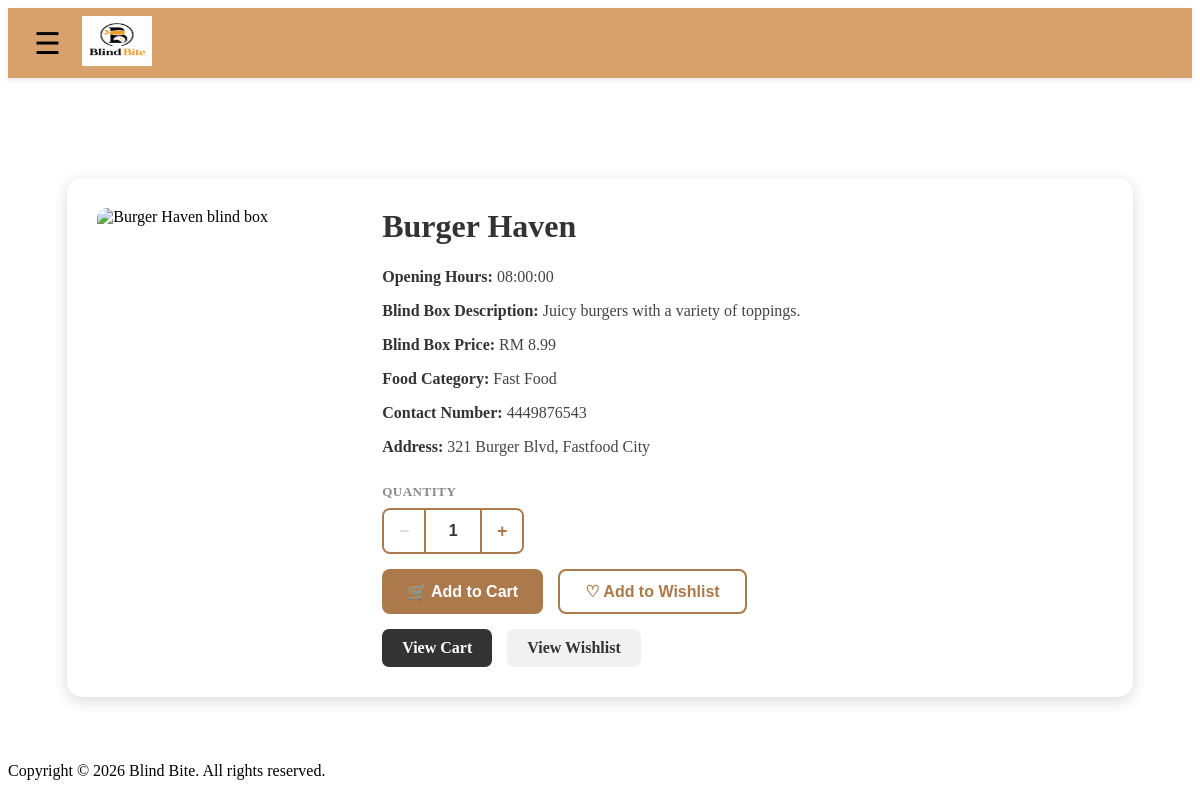
/pages/details.php?restaurant=Burger+Haven, run on the app's committed database.
### tables this page shows
CREATE TABLE restaurants (
    restaurant_name VARCHAR(100) PRIMARY KEY,
    restaurant_address VARCHAR(100) NOT NULL UNIQUE,
    restaurant_opening_hours TIME NOT NULL,
    restaurant_closing_hours TIME NOT NULL,
    restaurant_phone_number VARCHAR(20) NOT NULL UNIQUE,
    blind_box_price DECIMAL(10,2) NOT NULL,
    blind_box_description TEXT NOT NULL,
    blind_box_image VARCHAR(255) DEFAULT NULL,
    blind_box_food_category TEXT NOT NULL
);

### includes/restaurant_image.php (called while the page is built, shortened)
<?php
function restaurant_image_url(?string $filename): string
{
    $default_url = BASE_URL . '/images/BBbox.png';
    if (!$filename || basename($filename) !== $filename) {
        return $default_url;
    }
    return BASE_URL . '/images/restaurants/' . rawurlencode($filename);
}
?>

### pages/details.php (the view, shortened to what this page needs)
<?php
include '../config/db_connect.php';
$restaurant_name = isset($_GET['restaurant'])
    ? $_GET['restaurant']
    : '';
$sql = "
    SELECT *
    FROM restaurants
    WHERE restaurant_name = ?
";
$stmt = $conn->prepare($sql);
$stmt->bind_param(
    "s",
    $restaurant_name
);
$stmt->execute();
$result = $stmt->get_result();
if ($result->num_rows === 1) {
    $restaurant = $result->fetch_assoc();
} else {
    $restaurant = null;
}
include '../includes/header.php';
include '../includes/navigation.php';
?>
<main class="details-page">
    <div class="details-card">
        <?php if ($restaurant) : ?>
            <img
                src="<?php echo htmlspecialchars(restaurant_image_url($restaurant['blind_box_image'] ?? null)); ?>"
                width="200"
                height="150"
                alt="<?php echo htmlspecialchars($restaurant['restaurant_name']); ?> blind box"
            >
            <div class="details-info">
                <h1>
                    <?php
                    echo htmlspecialchars(
                        $restaurant['restaurant_name']
                    );
                    ?>
                </h1>
                <p>
                    <strong>
                        Opening Hours:
                    </strong>
                    <?php
                    echo htmlspecialchars(
                        $restaurant[
                            'restaurant_opening_hours'
                        ]
                    );
                    ?>
                </p>
                <p>
                    <strong>
                        Blind Box Description:
                    </strong>
                    <?php
                    echo htmlspecialchars(
                        $restaurant[
                            'blind_box_description'
                        ]
                    );
                    ?>
                </p>
                <p>
                    <strong>
                        Blind Box Price:
                    </strong>
                    RM
                    <?php
                    echo number_format(
                        $restaurant[
                            'blind_box_price'
                        ],
                        2
                    );
                    ?>
                </p>
                <p>
                    <strong>
                        Food Category:
                    </strong>
                    <?php
                    echo htmlspecialchars(
                        $restaurant[
                            'blind_box_food_category'
                        ]
                    );
                    ?>
                </p>
                <p>
                    <strong>
                        Contact Number:
                    </strong>
                    <?php
                    echo htmlspecialchars(
                        $restaurant[
                            'restaurant_phone_number'
                        ]
                    );
                    ?>
                </p>
                <p>
                    <strong>
                        Address:
                    </strong>
                    <?php
                    echo htmlspecialchars(
                        $restaurant[
                            'restaurant_address'
                        ]
                    );
                    ?>
                </p>
                <div class="action-buttons">
                    <form method="POST" id="addToCartForm">
                        <div class="quantity-selector">
                            <span class="quantity-label">Quantity</span>
                            <div class="quantity-controls">
                                <button
                                    type="button"
                                    class="qty-btn qty-minus"
                                    aria-label="Decrease quantity"
                                >
                                    −
                                </button>
                                <input
                                    type="number"
                                    name="quantity"
                                    id="quantityInput"
                                    class="qty-input"
                                    value="1"
                                    min="1"
                                    readonly
                                >
                                <button
                                    type="button"
                                    class="qty-btn qty-plus"
                                    aria-label="Increase quantity"
                                >
                                    +
                                </button>
                            </div>
                        </div>
                        <button
                            type="submit"
                            name="add_to_cart"
                            class="add-cart-btn"
                        >
                            🛒 Add to Cart
                        </button>
                    </form>
                    <form method="POST">
                        <button
                            type="submit"
                            name="add_to_wishlist"
                            class="wishlist-btn"
                        >
                            ♡ Add to Wishlist
                        </button>
                    </form>
                </div>
                <div class="view-buttons">
                    <a
                        href="cart.php"
                        class="view-cart-btn"
                    >
                        View Cart
                    </a>
                    <a
                        href="wishlist.php"
                        class="view-wishlist-btn"
                    >
                        View Wishlist
                    </a>
                </div>
            </div>
        <?php else : ?>
            <h1>
                Restaurant not found
            </h1>
        <?php endif; ?>
    </div>
</main>
<?php
include '../includes/footer.php';
?>

### css/style.css (style rules this page uses)
.details-page { width: 80%; max-width: 1000px; margin: 100px auto 50px; }
.details-page { width: 90%; max-width: 1100px; margin: 100px auto 50px; }
.details-card { display: flex; align-items: flex-start; gap: 35px; background: #ffffff; border-radius: 15px; padding: 30px; box-shadow: 0 4px 15px rgba(0, 0, 0, 0.15); box-sizing: border-box; }
.details-card > img { width: 250px; height: 190px; object-fit: cover; border-radius: 10px; flex-shrink: 0; }
.details-info { flex: 1; min-width: 0; }
.details-info h1 { margin: 0 0 20px 0; font-size: 32px; color: #333; }
.details-info p { margin: 10px 0; line-height: 1.5; color: #444; }
.details-info strong { color: #333; }
.action-buttons { display: flex; align-items: flex-end; gap: 15px; margin-top: 25px; }
.action-buttons form { margin: 0; }
.add-cart-btn { background: #ab794b; color: white; border: none; border-radius: 8px; padding: 13px 25px; font-size: 16px; font-weight: bold; cursor: pointer; transition: 0.2s; }
.wishlist-btn { background: white; color: #ab794b; border: 2px solid #ab794b; border-radius: 8px; padding: 11px 25px; font-size: 16px; font-weight: bold; cursor: pointer; transition: 0.2s; }
.view-buttons { display: flex; gap: 15px; margin-top: 15px; }
.view-cart-btn, .view-wishlist-btn { display: inline-block; padding: 10px 20px; border-radius: 7px; text-decoration: none; font-weight: bold; transition: 0.2s; }
.view-cart-btn { background: #333; color: white; }
.view-wishlist-btn { background: #f1f1f1; color: #333; }
.quantity-selector { display: flex; flex-direction: column; gap: 8px; margin-bottom: 15px; }
.quantity-label { font-size: 13px; font-weight: bold; color: #888; text-transform: uppercase; letter-spacing: 0.5px; }
.quantity-controls { display: inline-flex; align-items: center; border: 2px solid #ab794b; border-radius: 8px; overflow: hidden; width: fit-content; }
.qty-btn { background: white; color: #ab794b; border: none; width: 40px; height: 40px; font-size: 18px; font-weight: bold; cursor: pointer; transition: 0.2s; }
.qty-btn:disabled { color: #ddd; cursor: not-allowed; }
.qty-input { width: 50px; height: 40px; border: none; border-left: 2px solid #ab794b; border-right: 2px solid #ab794b; text-align: center; font-size: 16px; font-weight: bold; color: #333; background: white; -moz-appearance: textfield; appearance: textfield; }

### data on the page
restaurants: restaurant_name "Burger Haven", restaurant_opening_hours "08:00:00", blind_box_description "Juicy burgers with a variety of toppings.", blind_box_price "8.99", blind_box_food_category "Fast Food", restaurant_phone_number "4449876543", restaurant_address "321 Burger Blvd, Fastfood City"
